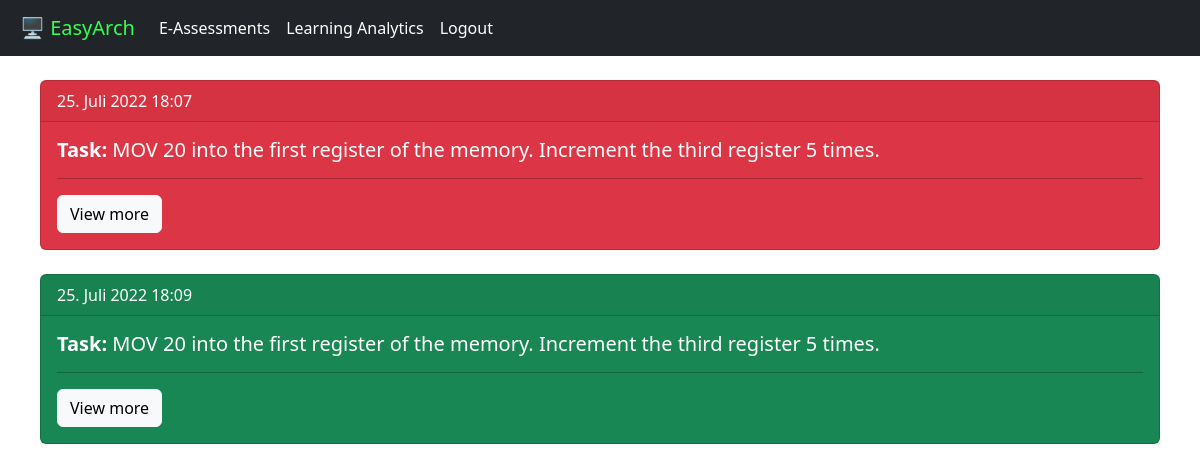
Page /learninganalytics/assembleranalysis?u=2 (signed in) on the committed database.
### EAss/models.py (models this page shows, shortened)
class OpenAssemblerAnswer(models.Model):
    UserID = models.CharField(max_length=1024, default='None',blank=False, null=False)
    Duration = models.IntegerField(default=0,blank=False, null=False)
    Set = models.ForeignKey(QAWSet, blank=False, null=True, on_delete=models.CASCADE)
    Question = models.TextField(blank=False, null=False)
    QuestionID = models.IntegerField(blank=True, null=True)
    Answer = models.TextField(blank=False, null=False)
    Solved = models.DateTimeField(default=timezone.now)
    Correct = models.BooleanField(blank=False, null=False)
    MissedStatements = models.TextField(blank=True, null=True)
    Topic = models.CharField(max_length=24, choices=TOPICS, default='Assembler', null=False, blank=False)
    OptimizedAnswer = models.TextField(blank=False, null=True)

### LAna/views.py (the view)
# urls.py: path('assembleranalysis', handleAssemblerAnalytics),
def handleAssemblerAnalytics(request):
    try:
        target = request.GET.get('t', '')
        specific_userID = request.GET.get('u', '')
        if request.method == "GET" and target != '':
            answer = OpenAssemblerAnswer.objects.get(id=target)
            u_parsed = parser(answer.Answer)
            u_parsed.eval()
            u_states = u_parsed.getStates()
            o_parsed, o_status, u_missing, stateequal = None, None, [], []
            if answer.OptimizedAnswer:
                o_parsed = parser(answer.OptimizedAnswer)
                o_parsed.eval()
                o_status = o_parsed.getStates()
            o_status, u_states = equalizeLists(o_status, u_states)
            if answer.MissedStatements:
                for i in str(answer.MissedStatements).split(","):
                    if len(i) > 2: u_missing.append(i)
            for i in zip(u_states, o_status):
                if i[0] is not None and i[1] is not None:
                    for i in zip(i[0].values(), i[1].values()):
                        if i[0] == i[1]:
                            stateequal.append(True)
                        elif i[0] != i[1] and answer.Correct:
                            stateequal.append(None)
                        else:
                            stateequal.append(False)
            for i, v in enumerate(stateequal):
                u_states[i]['Com'] = v
            list_of_user_inst, list_of_opt_inst = len(u_parsed.getCode()), len(o_parsed.getCode())
            number_of_used_reg_user, number_of_used_reg_opt = len(u_parsed.getLastStates()), len(o_parsed.getLastStates())
            data = {
                "AssemblerAnswer": answer,
                "States": zip(o_status, u_states),
                "MissingInstructions": u_missing,
                "InstructionCycles": (list_of_user_inst*5, list_of_opt_inst*5),
                "NumberOfUsedRegs": [number_of_used_reg_user, number_of_used_reg_opt],
                "NumberOfUsedRegsLabels": ["User", "Solution"],
                "NumberOfUsedInst": [list_of_user_inst, list_of_opt_inst],
                "NumberOfUsedInstLabel": ["User", "Solution"],
                }
            return render(request, 'assemblerdetails.html', data)
        else:
            if not request.user.is_superuser:
                answers = OpenAssemblerAnswer.objects.filter(UserID=request.user.id)
            else:
                if specific_userID != '':
                    print(specific_userID)
                    answers = OpenAssemblerAnswer.objects.filter(UserID=specific_userID)
                else:
                    print("no")
                    answers = OpenAssemblerAnswer.objects.all().order_by('-Solved')
            data = {"AssemblerAnswers": answers,}
            return render(request, 'assemblerov.html', data)
    except Exception as error:
        print(error)
    return redirect('lahomeview')

### static/template/assemblerov.html (shortened to what this page needs)
{% extends "master.html" %}
{% block content %}
<div style="position:absolute; left:0px; right:0px; top:0px; width:100%; padding-left: 40px; padding-top: 40px; padding-right: 40px;">
    {% for answer in AssemblerAnswers %}
        {% if answer.Correct %}
            <div class="card text-white bg-success">
                <div class="card-header">{{ answer.Solved }}</div>
                <div class="card-body">
                <h5 class="card-title"><b>Task:</b> {{ answer.Question }}</h5>
                <hr style="border-color: black;">
                <a href="/learninganalytics/assembleranalysis?t={{ answer.id }}" class="btn btn-light">View more</a>
                </div>
            </div>
            <br>
        {% else %}
            <div class="card text-white bg-danger">
                <div class="card-header">{{ answer.Solved }}</div>
                <div class="card-body">
                <h5 class="card-title"><b>Task:</b> {{ answer.Question }}</h5>
                <hr style="border-color: black;">
                <a href="/learninganalytics/assembleranalysis?t={{ answer.id }}" class="btn btn-light">View more</a>
                </div>
            </div>
            <br>
        {% endif %}
    {% endfor %}
</div>
{% endblock %}

### rows in the picture
OpenAssemblerAnswer: Solved "25. Juli 2022 18:07", Question "MOV 20 into the first register of the memory. Increment the third register 5 times."
OpenAssemblerAnswer: Solved "25. Juli 2022 18:09", Question "MOV 20 into the first register of the memory. Increment the third register 5 times."
